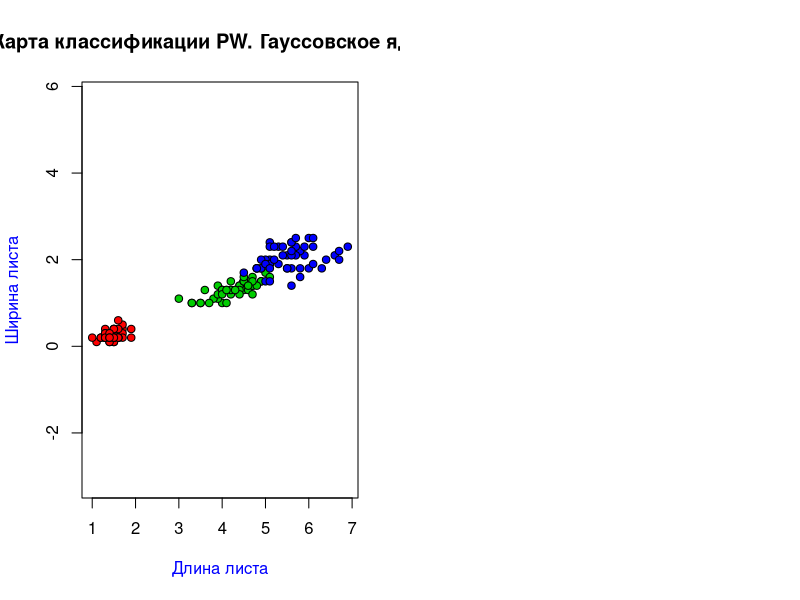

The R script that drew this image: (Note: this script raises an error after producing the figure.)
#Евклидово расстояние
dist = function(p1, p2) sqrt(sum((p1 - p2) ^ 2)) 
#Расстояние от всех points до точки u
distances = function(points, u) apply(points, 1, dist, u)



#Ядра
kernel.pr = function(r){
  return ((0.5 * (abs(r) <= 1) )) #функция прямоугольного ядра
}
kernel.tr = function(r){
  return ((1 - abs(r)) * (abs(r) <= 1)) #функция для треугольного ядра
}
kernel.kv = function(r){
  return ((15 / 16) * (1 - r ^ 2) ^ 2 * (abs(r) <= 1)) #функция для квартического ядра
}
kernel.ep = function(r){
  return ((3/4*(1-r^2)*(abs(r)<=1))) #функция для ядра Епанечникова
}
kernel.ga = function(r){
  (((2*pi)^(-1/2)) * exp(-1/2*r^2)) #функция для Гауссовского ядра
}


PW.kernel = kernel.kv 

#PW
mc.PW = function(distances, u, h) {
  weights = mc.PW.kernel(distances / h)
  classes = unique(names(distances)) 
  
  weightsByClass = sapply(classes, mc.sumByClass, weights)
  
  if (max(weightsByClass) == 0) return("") 
  
  return(names(which.max(weightsByClass)))
}


#Отрисовка карты классификации
drawPW = function(points, classes, colors, h) {
  uniqueClasses = unique(classes)
  names(colors) = uniqueClasses
  
  
  plot(points, bg = colors[classes], pch = 21, asp = 1,main = "Карта классификации PW. Гауссовское ядро. ", xlab = "Длина листа", ylab = "Ширина листа", col.lab = "blue") 
  
  
  step = 0.1
  ox = seq(1, 7, step)
  oy = seq(0, 3, step)
  
  for (x in ox) {
    for (y in oy) {
      x = round(x, 1) 
      y = round(y, 1) 
      u = c(x, y)
      
      
      
      distances = distances(points, u)
      names(distances) = classes
      classified = PW(distances, u, h)
      
      
      points(u[1], u[2], col = colors[classified], pch = 21) #u
    }
  }
  
  
}

#LOO
LOOPW = function(points, classes, hValues) {
  n = dim(points)[1]
  loo = rep(0, length(hValues))
  
  for (i in 1:n) {
    u = points[i,]
    sample = points[-i,]
    distances = distances(sample, u)
    names(distances) = classes[-i]
    
    for (j in 1:length(hValues)) {
      h = hValues[j]
      classified = PW(distances, u, h)
      loo[j] = loo[j] + (classified != classes[i])
    }
  }
  
  loo = loo / n
}

#Отрисовка LOO
drawLOOPW = function(points, classes, hValues) {
  loo = LOOPW(points, classes, hValues)
  
  x = hValues
  y = loo
  
  plot(x, y, type = "l", main = "LOO для PW. Гауссовское ядро.", xlab = "h", ylab = "LOO", col.lab = "blue")
  
  h = hValues[which.min(loo)]
  h.loo = round(loo[which.min(loo)], 4)
  
  points(h, h.loo, pch = 19, col = "blue")
  label = paste("h = ", h, "\n", "LOO = ", h.loo, sep = "")
  text(h, h.loo, labels = label, pos = 3, col = "blue", family = "mono", font = 2)
  
  return(h)
}

#тестируем программу

petals = iris[, 3:4]
petalNames = iris[, 5]

par(mfrow = c(1, 2), xpd = T)
drawPW(petals, petalNames, colors = c("red", "green3", "blue"), h = h)
h = drawLOOPW(petals, petalNames, hValues = seq(0.1, 2, 0.005))

